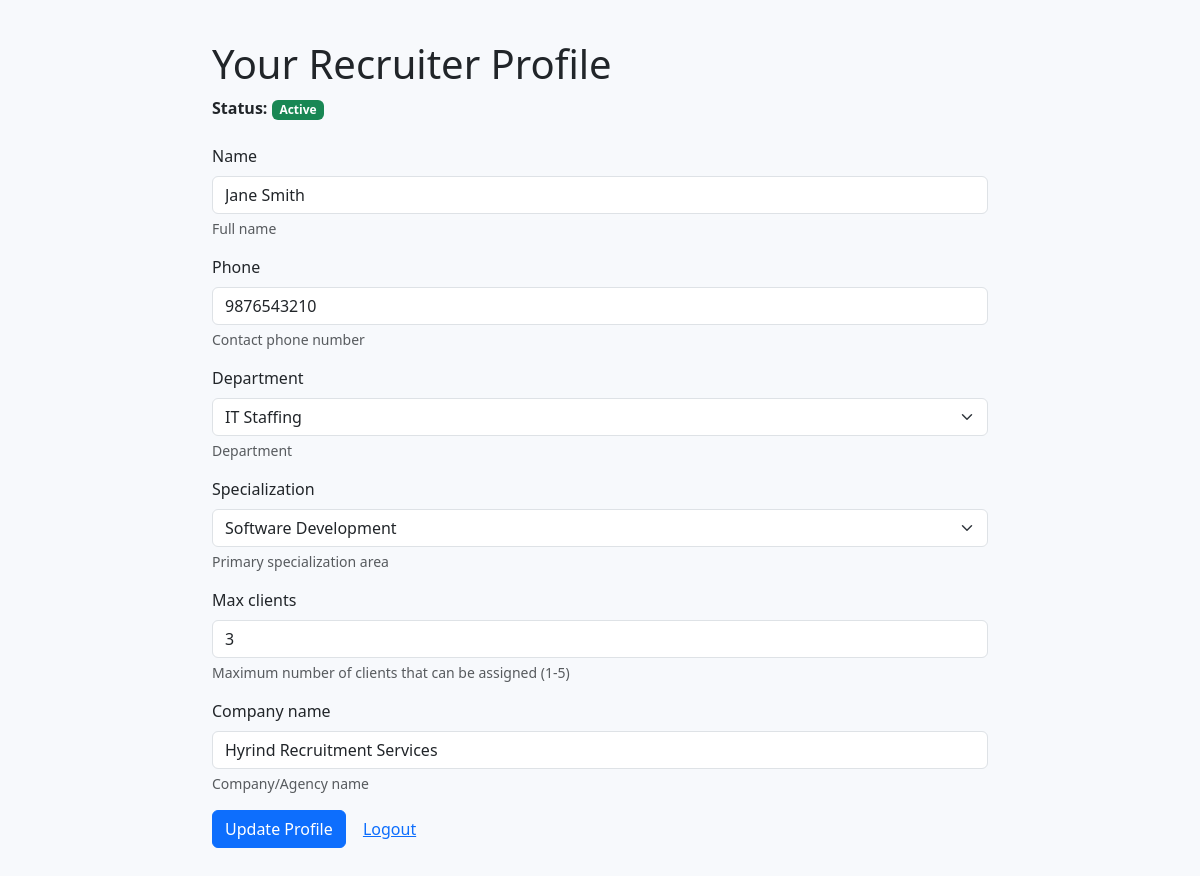
Screenshot of /recruiter-registration/profile/ (signed in) with the database file from the repository.
### recruiters/models.py (models this page shows, shortened)
class Recruiter(models.Model):
    DEPARTMENT_CHOICES = [
        ('it_staffing', 'IT Staffing'),
        ('healthcare_staffing', 'Healthcare Staffing'),
        ('finance_staffing', 'Finance Staffing'),
        ('engineering_staffing', 'Engineering Staffing'),
        ('general', 'General Recruitment'),
    ]
    SPECIALIZATION_CHOICES = [
        ('software_dev', 'Software Development'),
        ('data_science', 'Data Science/Analytics'),
        ('cloud_devops', 'Cloud/DevOps'),
        ('cybersecurity', 'Cybersecurity'),
        ('network_admin', 'Network Administration'),
        ('database_admin', 'Database Administration'),
        ('qa_testing', 'QA/Testing'),
        ('ui_ux', 'UI/UX Design'),
        ('project_management', 'Project Management'),
        ('business_analysis', 'Business Analysis'),
        ('general_it', 'General IT'),
    ]
    STATUS_CHOICES = [
        ('pending', 'Pending Approval'),
        ('active', 'Active'),
        ('inactive', 'Inactive'),
        ('suspended', 'Suspended'),
    ]
    id = models.UUIDField(primary_key=True, default=uuid.uuid4, editable=False)
    user = models.OneToOneField(
        Profile,
        on_delete=models.CASCADE,
        related_name='recruiter_profile',
        help_text='Associated user profile'
    )
    employee_id = models.CharField(
        max_length=20,
        unique=True,
        help_text='Unique employee ID (e.g., REC001)'
    )
    name = models.CharField(
        max_length=100,
        help_text='Full name'
    )
    email = models.EmailField(
        unique=True,
        help_text='Company email address'
    )
    phone = models.CharField(
        max_length=20,
        help_text='Contact phone number'
    )
    department = models.CharField(
        max_length=50,
        choices=DEPARTMENT_CHOICES,
        default='it_staffing',
        help_text='Department'
    )
    specialization = models.CharField(
        max_length=50,
        choices=SPECIALIZATION_CHOICES,
        default='general_it',
        help_text='Primary specialization area'
    )
    date_of_joining = models.DateField(
        help_text='Employment start date'
    )
    max_clients = models.IntegerField(
        default=3,
        validators=[MinValueValidator(1), MaxValueValidator(5)],
        help_text='Maximum number of clients that can be assigned (1-5)'
    )
    current_clients_count = models.IntegerField(
        default=0,
        help_text='Current number of assigned clients'
    )
    total_placements = models.IntegerField(
        default=0,
        validators=[MinValueValidator(0)],
        help_text='Total successful job placements'
    )
    active_applications = models.IntegerField(
        default=0,
        validators=[MinValueValidator(0)],
        help_text='Number of currently active job applications'
    )
    status = models.CharField(
        max_length=20,
        choices=STATUS_CHOICES,
        default='pending',
        help_text='Account status'
    )
    active = models.BooleanField(
        default=False,
        help_text='Whether recruiter account is active (approved by admin)'
    )
    verified = models.BooleanField(
        default=False,
        help_text='Email/identity verified'
    )
    company_name = models.CharField(
        max_length=100,
        default='Hyrind Recruitment Services',
        help_text='Company/Agency name'
    )
    notes = models.TextField(
        blank=True,
        null=True,
        help_text='Admin notes about this recruiter'
    )
    created_at = models.DateTimeField(auto_now_add=True)
    updated_at = models.DateTimeField(auto_now=True)
    last_login = models.DateTimeField(null=True, blank=True)
    class Meta:
        ordering = ['-created_at']
        verbose_name = 'Recruiter'
        verbose_name_plural = 'Recruiters'
        indexes = [
            models.Index(fields=['email']),
            models.Index(fields=['employee_id']),
            models.Index(fields=['status', 'active']),
        ]

### recruiters/web_views.py (the view)
# urls.py: path('profile/', web_views.recruiter_profile_view, name='recruiter-profile'),
@login_required
def recruiter_profile_view(request):
    try:
        profile = Profile.objects.get(user=request.user)
        recruiter = Recruiter.objects.get(user=profile)
    except (Profile.DoesNotExist, Recruiter.DoesNotExist):
        messages.error(request, 'Recruiter profile not found for your account.')
        return redirect('home')
    if request.method == 'POST':
        form = RecruiterBasicUpdateForm(request.POST, instance=recruiter)
        if form.is_valid():
            form.save()
            messages.success(request, 'Profile updated successfully')
            return redirect('recruiter-profile')
        else:
            messages.error(request, 'Please correct the errors below.')
    else:
        form = RecruiterBasicUpdateForm(instance=recruiter)
    return render(request, 'recruiter_profile.html', {'form': form, 'recruiter': recruiter})

### recruiters/forms.py (shortened to what this page needs)
class RecruiterBasicUpdateForm(forms.ModelForm):
    class Meta:
        model = Recruiter
        fields = ['name', 'phone', 'department', 'specialization', 'max_clients', 'company_name']
        widgets = {
            'name': forms.TextInput(attrs={'class': 'form-control'}),
            'phone': forms.TextInput(attrs={'class': 'form-control', 'inputmode': 'numeric'}),
            'department': forms.Select(attrs={'class': 'form-select'}),
            'specialization': forms.Select(attrs={'class': 'form-select'}),
            'max_clients': forms.NumberInput(attrs={'class': 'form-control', 'min': '1', 'max': '5'}),
            'company_name': forms.TextInput(attrs={'class': 'form-control'})
        }

### audit/utils.py (called while the page is built)
def log_action(actor=None, action='', target='', metadata=None):
    AuditLog.objects.create(actor=actor, action=action, target=target, metadata=metadata or {})

### templates/recruiter_profile.html (shortened to what this page needs)
<!DOCTYPE html>
<html lang="en">
<head>
  <link href="https://cdn.jsdelivr.net/npm/bootstrap@5.3.0/dist/css/bootstrap.min.css" rel="stylesheet">
</head>
<body style="padding:40px;background:#f7f9fc">
  <div class="container" style="max-width:800px;">
    <h1>Your Recruiter Profile</h1>
    <div class="mb-4">
      <strong>Status:</strong>
      {% if recruiter.active %}
        <span class="badge bg-success">Active</span>
      {% else %}
        <span class="badge bg-warning text-dark">Pending / Inactive</span>
      {% endif %}
    </div>
    <form method="post">
      {% for field in form %}
        <div class="mb-3">
          <label class="form-label">{{ field.label }}</label>
          {{ field }}
          {% if field.help_text %}
            <div class="form-text">{{ field.help_text }}</div>
          {% endif %}
        </div>
      {% endfor %}
      <button class="btn btn-primary" type="submit">Update Profile</button>
      <a href="/recruiter-registration/logout/" class="btn btn-link">Logout</a>
    </form>
  </div>
</body>
</html>

### rows the page displays
Recruiter: form "Jane Smith" "9876543210" "IT Staffing" "Software Development" "3" "Hyrind Recruitment Services"

### other values shown
{{ field.label }} "Name" "Phone" "Department" "Specialization" "Max clients" "Company name"
{{ field.help_text }} "Full name" "Contact phone number" "Department" "Primary specialization area" "Maximum number of clients that can be assigned (1-5)" "Company/Agency name"
